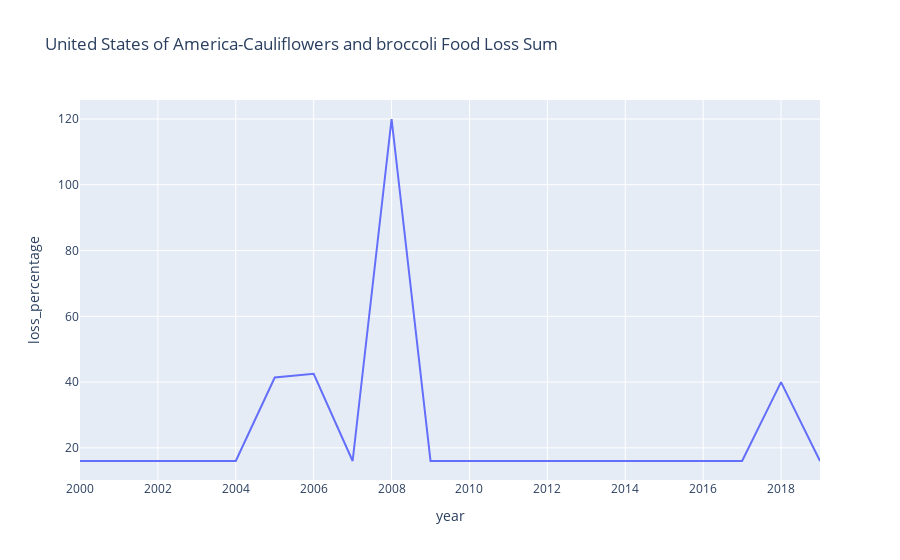

Source (notebook cell):
### Code cell
plot_country_comm("United States of America","Cauliflowers and broccoli")

### Figure 1 — Plotly figure (JSON) as saved in the notebook; plotly's stock layout.template omitted (floating-point values rounded to 4 significant figures)
{"data": [{"hovertemplate": "year=%{x}<br>loss_percentage=%{y}<extra></extra>", "legendgroup": "", "line": {"color": "#636efa", "dash": "solid"}, "marker": {"symbol": "circle"}, "mode": "lines", "name": "", "orientation": "v", "showlegend": false, "x": [2000, 2001, 2002, 2003, 2004, 2005, 2006, 2007, 2008, 2009, 2010, 2011, 2012, 2013, 2014, 2015, 2016, 2017, 2018, 2019], "xaxis": "x", "y": [16.0, 16.0, 16.0, 16.0, 16.0, 41.4, 42.5, 16.0, 120.0, 16.0, 16.0, 16.0, 16.0, 16.0, 16.0, 16.0, 16.0, 16.0, 40.0, 16.0], "yaxis": "y", "type": "scatter"}], "layout": {"xaxis": {"anchor": "y", "domain": [0.0, 1.0], "title": {"text": "year"}}, "yaxis": {"anchor": "x", "domain": [0.0, 1.0], "title": {"text": "loss_percentage"}}, "legend": {"tracegroupgap": 0}, "title": {"text": "United States of America-Cauliflowers and broccoli Food Loss Sum"}}}
